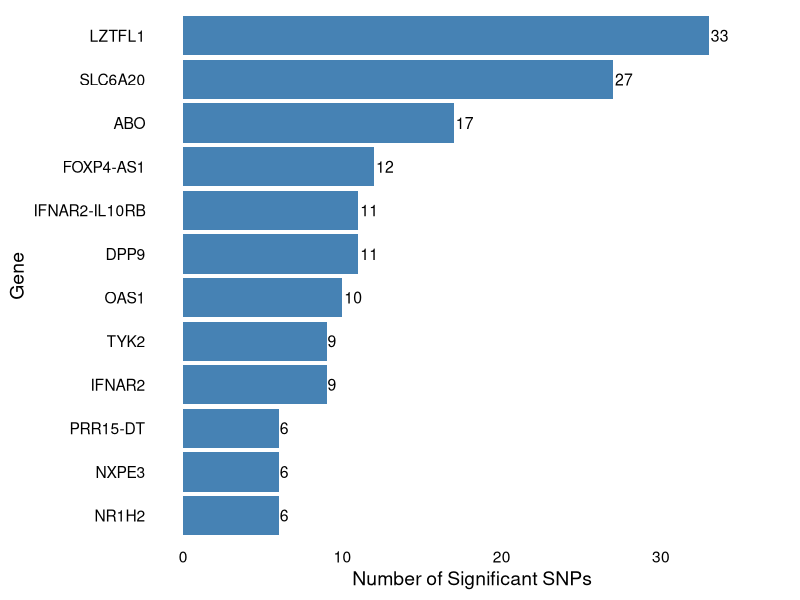

Here is the R script that generated this plot:
getwd()
list.files()

#Load required packages
library(readr)
library(dplyr)
library(tidyr)
library(stringr)

#read columns as character to prevent parsing errors
gwas_covid_data <- read_tsv("gwas-association-downloaded_2025-11-15-MONDO_0100096.tsv", col_types = cols(.default = "c"))

#check data
head(gwas_covid_data)
str(gwas_covid_data)
colnames(gwas_covid_data)
nrow(gwas_covid_data)
#convert numeric columns to numeric
numeric_columns <- c(
  "P-VALUE",
  "PVALUE_MLOG",
  "CHR_POS",
  "MERGED",
  "SNP_ID_CURRENT",
  "UPSTREAM_GENE_DISTANCE",
  "DOWNSTREAM_GENE_DISTANCE",
  "INTERGENIC",
  "OR or BETA"
)

gwas_covid_data[numeric_columns] <- lapply(gwas_covid_data[numeric_columns], \(x) suppressWarnings(as.numeric(x)))

# Filter for all relevant COVID-19 traits
relevant_traits <- c(
  # General COVID-19
  "COVID-19",
  "SARS-CoV-2 infection",
  "COVID-19 susceptibility",
  
  # Susceptibility
  "COVID-19 (covid vs negative)",
  "Resistance to COVID-19 infection (Exposed negative vs positive)",
  
  # Hospitalization
  "COVID-19 (hospitalized covid vs population)",
  "COVID-19 (hospitalized vs not hospitalized)",
  "COVID-19 (hospitalized vs population)",
  "COVID-19 (hospitalized vs tested, not hospitalized)",
  
  # Severity - General
  "COVID-19 (severe vs non-severe with positive test)",
  "COVID-19 (severe vs population)",
  "COVID-19 (severe vs tested, not severe)",
  "Severe COVID-19 infection",
  "Severe COVID-19 disease",
  
  # Severity - Specific outcomes
  "COVID-19 (critical illness vs population)",
  "COVID-19 (covid pneumonia vs population)",
  "COVID-19 (covid respiratory support vs population)",
  "COVID-19 (severe respiratory symptoms vs population)",
  "COVID-19 with respiratory failure",
  "Severe COVID-19 infection with respiratory failure (analysis I)",
  
  # Mortality
  "COVID-19 death (death vs population)",
  "COVID-19 death (death vs tested and survived)",
  "Mortality in COVID-19",
  
  # Symptom presentation
  "Asymptomatic COVID-19 infection",
  "COVID-19 (recovered vs asymptomatic)",
  "COVID-19 (symptomatic vs paucisymptomatic)",
  
  # Other relevant
  "Morbidity in COVID-19 (deceased vs asymptomatic)"
)

gwas_filtered <- gwas_covid_data %>%
  filter(`DISEASE/TRAIT` %in% relevant_traits)

#Filter further for significant associations
gwas_significant <- gwas_filtered %>%
  filter(`P-VALUE` < 5e-8)
nrow(gwas_significant)

#Generate summary of significant associations by chromosome
chromosome_summary <- gwas_significant %>%
  filter(!is.na(CHR_ID), CHR_ID != "") %>%
  group_by(CHR_ID) %>%
  summarise(
    SNP_count = n(),
    Min_P_value = min(`P-VALUE`, na.rm = TRUE),
    Max_OR_BETA = max(`OR or BETA`, na.rm = TRUE),
    Top_genes = paste(unique(MAPPED_GENE[!is.na(MAPPED_GENE)]), collapse = ", "),
    .groups = "drop"
  ) %>%
  arrange(desc(SNP_count))

#Create a summary table of significant associations by gene

gene_summary <- gwas_significant %>%
  filter(!is.na(MAPPED_GENE), MAPPED_GENE != "") %>%
  mutate(MAPPED_GENE = str_replace_all(MAPPED_GENE, " - ", ",")) %>%
  separate_rows(MAPPED_GENE, sep = ",") %>%
  group_by(MAPPED_GENE) %>%
  summarise(
    SNP_Count = n(),
    Chromosomes = paste(unique(CHR_ID), collapse = ", "),
    Min_P_value = if(all(is.na(`P-VALUE`))) NA else min(`P-VALUE`, na.rm = TRUE),
    Max_OR_BETA = if(all(is.na(`OR or BETA`))) NA else max(`OR or BETA`, na.rm = TRUE),
    .groups = "drop"
  ) %>%
  arrange(desc(SNP_Count))

head(gene_summary)

#Generate barplot of significant associations by gene

library(ggplot2)

# Select top 12 genes
top12_genes <- gene_summary %>%
  slice_max(SNP_Count, n = 12)

ggplot(top12_genes,
       aes(x = reorder(MAPPED_GENE, SNP_Count), y = SNP_Count)) +
  geom_bar(stat = "identity", fill = "steelblue") +
  geom_text(aes(label = SNP_Count),
            hjust = -0.1, size = 4) +
  coord_flip() +
  labs(
    x = "Gene",
    y = "Number of Significant SNPs"
  ) +
  theme_minimal(base_size = 14) +
  theme(
    panel.grid   = element_blank(),
    axis.text.x  = element_text(color = "black"),
    axis.text.y  = element_text(color = "black"),
    axis.title.x = element_text(color = "black"),
    axis.title.y = element_text(color = "black")
  ) +
  ylim(0, max(top12_genes$SNP_Count) * 1.1)

# Further analysis for signifant SNPs on ACE2
# Filter rows where ACE2 is the mapped gene
ace2_snps_significant <- gwas_significant %>%
  filter(str_detect(MAPPED_GENE, "ACE2"))

#Export cleaned data into csv 
getwd()
write.csv(ace2_snps_significant, "ace2_snps_significant.csv", row.names = FALSE)
write.csv(gwas_significant, "gwas_significant.csv", row.names = FALSE)
